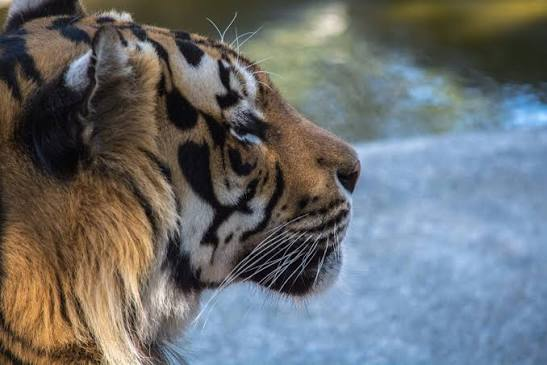
#> input picture PCD6/harimau.jpg, 547 x 365 px
$ python kombinasi.py
#> lines starting #> are read from the running program, lines starting #| are printed output that depends on the picture
import cv2
import numpy as np
import matplotlib.pyplot as plt

# 1. Membaca citra
img_bgr = cv2.imread("harimau.jpg")
#> img_bgr is the input picture: shape (365, 547, 3); mean B, G, R 112.3, 110.2, 106.6
if img_bgr is None:
    raise FileNotFoundError("File naga.jpeg tidak ditemukan. Letakkan satu folder dengan file Python ini.")

img = cv2.cvtColor(img_bgr, cv2.COLOR_BGR2RGB)
tinggi, lebar = img.shape[:2]
#> tinggi = 365; lebar = 547

# 2. Translation: geser 100 piksel ke kanan dan 50 piksel ke bawah
M_translation = np.float32([
    [1, 0, 100],
    [0, 1, 50]
])
hasil_translation = cv2.warpAffine(img, M_translation, (lebar, tinggi))
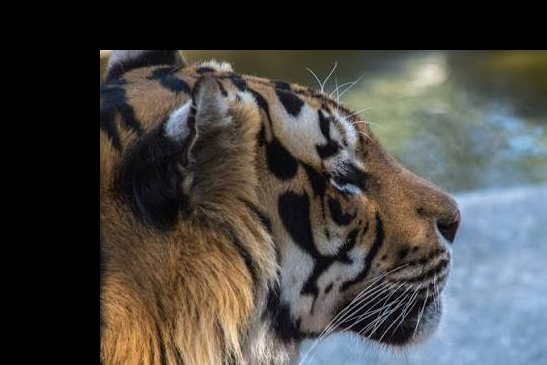
#> hasil_translation: shape (365, 547, 3); mean R, G, B 72.1, 70.3, 67.4

# 3. Scaling dengan faktor 0,5 dan 2
hasil_scaling_05 = cv2.resize(
    img, None, fx=0.5, fy=0.5,
    interpolation=cv2.INTER_LINEAR
)
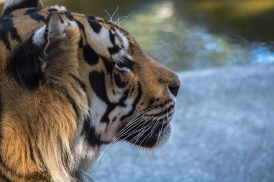
#> hasil_scaling_05: shape (182, 274, 3); mean R, G, B 106.7, 110.3, 112.4
hasil_scaling_2 = cv2.resize(
    img, None, fx=2, fy=2,
    interpolation=cv2.INTER_LINEAR
)

# 4. Rotation 45, 90, dan 180 derajat
def rotasi(citra, sudut):
#> called with sudut = 45
    h, w = citra.shape[:2]
#> h = 365; w = 547
    pusat = (w // 2, h // 2)
#> pusat = (273, 182)
    M = cv2.getRotationMatrix2D(pusat, sudut, 1.0)
    return cv2.warpAffine(citra, M, (w, h))
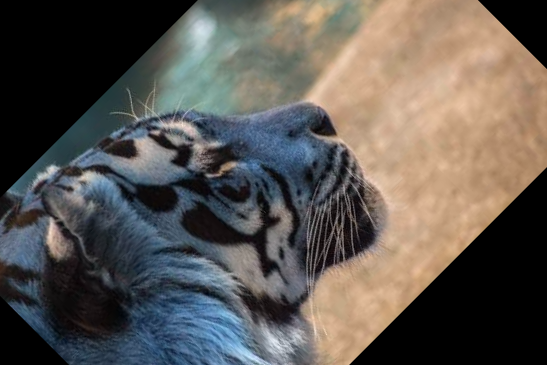
#> returned value: shape (365, 547, 3); mean of channels 0, 1, 2 82.9, 88.2, 93.4; drawn as B, G, R

hasil_rotasi_45 = rotasi(img, 45)
hasil_rotasi_90 = rotasi(img, 90)
#> call 2 of rotasi, with sudut = 90
#> in rotasi (call 2), `return cv2.warpAffine(citra, M, (w, h))`:
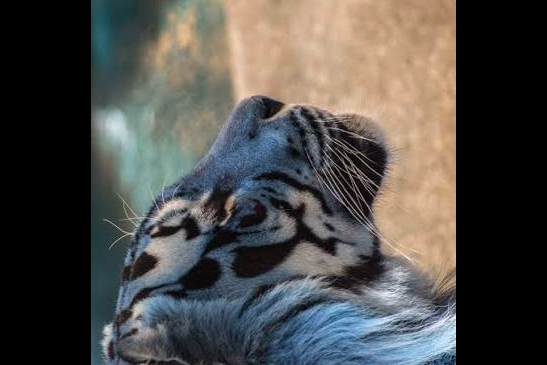
#> returned value: shape (365, 547, 3); mean of channels 0, 1, 2 73.8, 76.9, 78.5; drawn as B, G, R
hasil_rotasi_180 = rotasi(img, 180)
#> call 3 of rotasi, with sudut = 180
#> in rotasi (call 3), `return cv2.warpAffine(citra, M, (w, h))`:
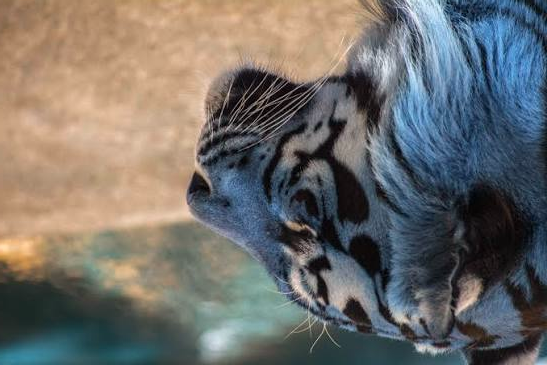
#> returned value: shape (365, 547, 3); mean of channels 0, 1, 2 106.6, 110.2, 112.3; drawn as B, G, R

# 5. Horizontal Flip dan Vertical Flip
hasil_horizontal_flip = cv2.flip(img, 1)
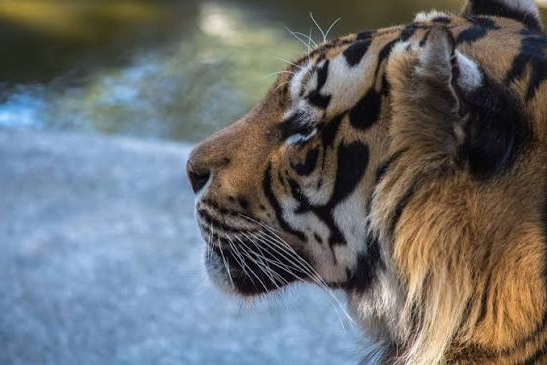
#> hasil_horizontal_flip: shape (365, 547, 3); mean R, G, B 106.6, 110.2, 112.3
hasil_vertical_flip = cv2.flip(img, 0)
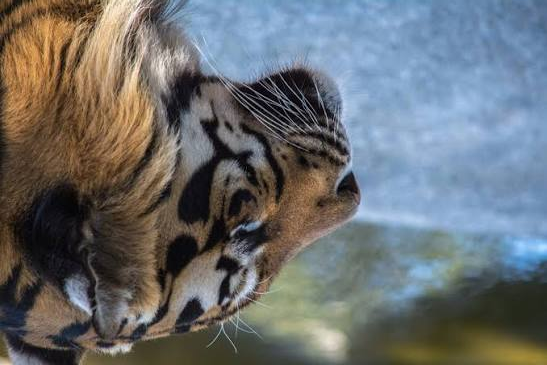
#> hasil_vertical_flip: shape (365, 547, 3); mean R, G, B 106.6, 110.2, 112.3

# 6. Menampilkan citra asli dan seluruh hasil transformasi
daftar_hasil = [
    ("Citra Asli", img),
    ("Translation (+100, +50)", hasil_translation),
    ("Scaling 0,5x", hasil_scaling_05),
    ("Scaling 2x", hasil_scaling_2),
    ("Rotation 45 derajat", hasil_rotasi_45),
    ("Rotation 90 derajat", hasil_rotasi_90),
    ("Rotation 180 derajat", hasil_rotasi_180),
    ("Horizontal Flip", hasil_horizontal_flip),
    ("Vertical Flip", hasil_vertical_flip)
]

plt.figure(figsize=(14, 10))
for i, (judul, citra) in enumerate(daftar_hasil):
    plt.subplot(3, 3, i + 1)
    plt.imshow(citra)
    plt.title(judul)
    plt.axis("off")
#> this loop made 9 passes
#> judul on passes 1 to 9: 'Citra Asli', 'Translation (+100, +50)', 'Scaling 0,5x', 'Scaling 2x', 'Rotation 45 derajat', 'Rotation 90 derajat', 'Rotation 180 derajat', 'Horizontal Flip', 'Vertical Flip'

plt.tight_layout()
plt.savefig("hasil_transformasi_harimau.jpg", dpi=160, bbox_inches="tight")
plt.show()
